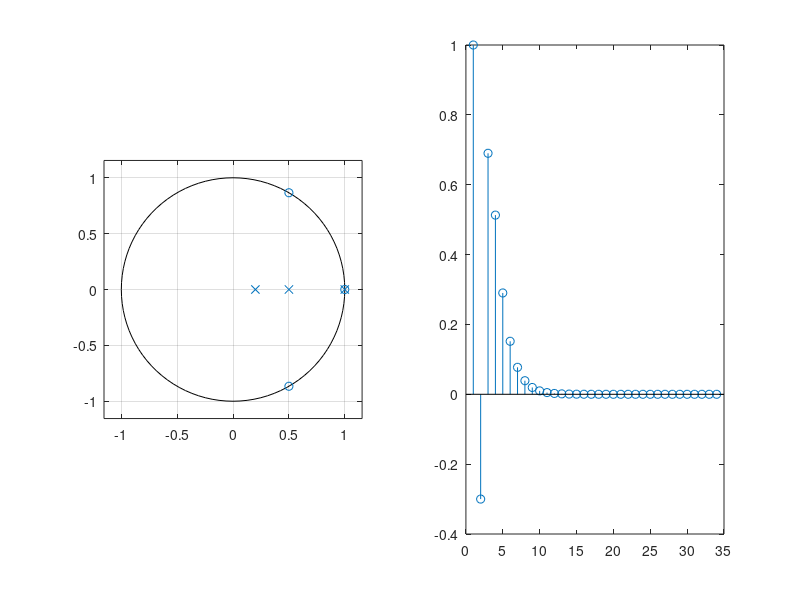

This figure's MATLAB source:
clc
clear
pkg load signal

Yz = [1 -2 2 -1];
Xz = [1 -17/10 4/5 -1/10];
polos = roots(Yz) #Si estan dentro del circulo unitario asegura estabilidad
ceros = roots(Xz)
subplot(1, 2, 1);  % Primer subplot
zplane(Yz,Xz)
% Encontrar la respuesta al impulso a un impulso unitario con el delta de croneker
impulso = impz(Yz,Xz);
subplot(1, 2, 2);  % Primer subplot
stem(impulso);
